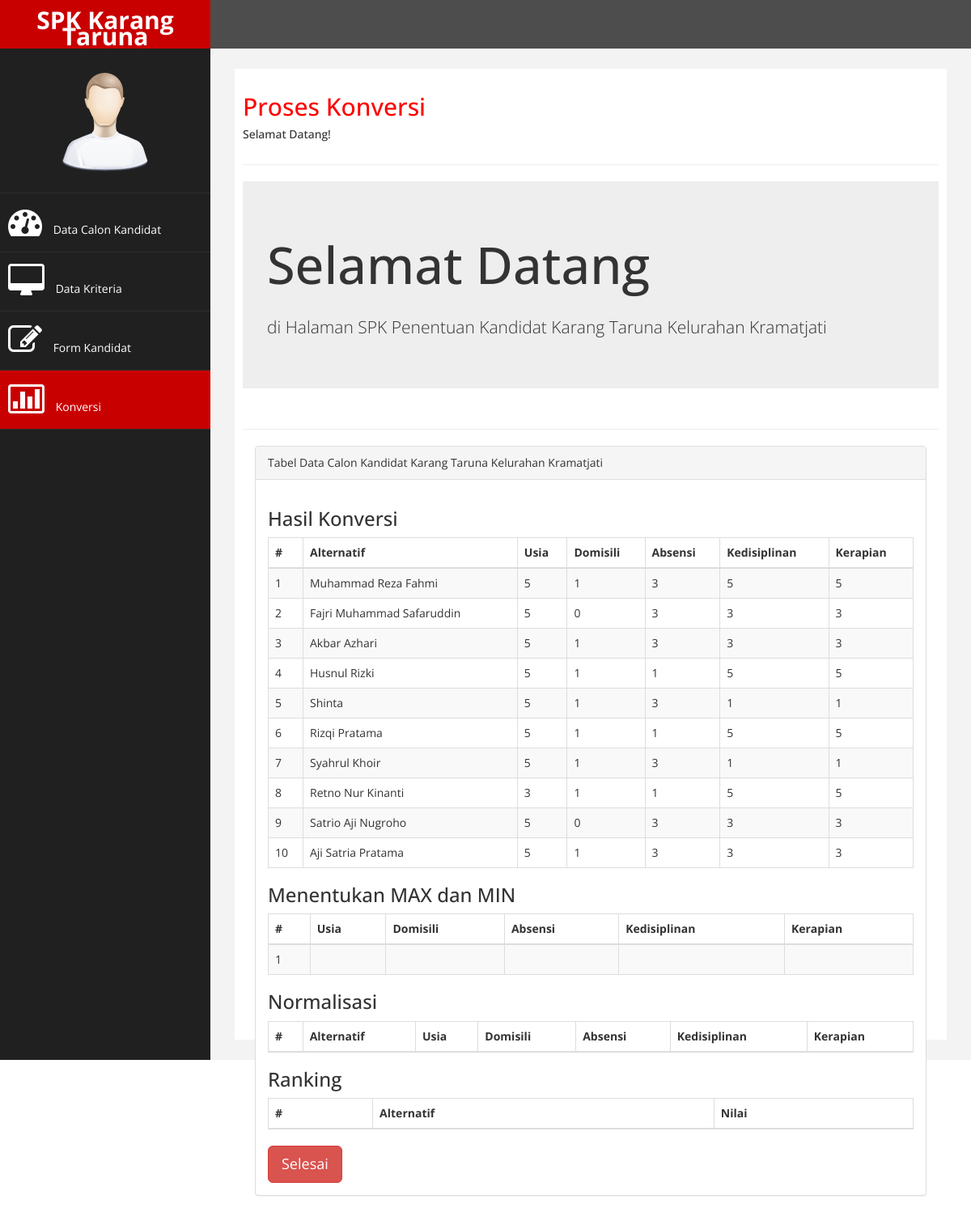
Page /konversi.php on the committed database.
### tables this page shows
CREATE TABLE `kandidat` (
  `id_kandidat` varchar(5) NOT NULL,
  `nama_kandidat` varchar(30) NOT NULL,
  `domisili` varchar(50) NOT NULL,
  `tinggal` varchar(50) NOT NULL,
  `jenis_kelamin` varchar(15) NOT NULL,
  `absensi` int(5) NOT NULL,
  `kedisiplinan` varchar(20) NOT NULL,
  `usia` int(5) NOT NULL,
  `kerapian` varchar(20) NOT NULL
);

### konversi.php (the view, shortened to what this page needs)
<!DOCTYPE html>
<html xmlns="http://www.w3.org/1999/xhtml">
<head>
    <link href="assets/css/bootstrap.css" rel="stylesheet" />
    <link href="assets/css/font-awesome.css" rel="stylesheet" />
    <link href="assets/js/morris/morris-0.4.3.min.css" rel="stylesheet" />
    <link href="assets/css/custom.css" rel="stylesheet" />
</head>
<body>
    <div id="wrapper">
        <nav class="navbar navbar-default navbar-cls-top " role="navigation" style="margin-bottom: 0">
            <div class="navbar-header">
                <a class="navbar-brand" href="index.html">SPK Karang Taruna</a>
            </div>
        </nav>
                <nav class="navbar-default navbar-side" role="navigation">
            <div class="sidebar-collapse">
                <ul class="nav" id="main-menu">
                <li class="text-center">
                    <img src="assets/img/find_user.png" class="user-image img-responsive"/>
                    </li>
                    <li>
                        <a  href="index.php"><i class="fa fa-dashboard fa-3x"></i> Data Calon Kandidat</a>
                    </li>
                     <li>
                        <a  href="ui.php"><i class="fa fa-desktop fa-3x"></i> Data Kriteria</a>
                    </li>
                    <li  >
                        <a  href="form.php"><i class="fa fa-edit fa-3x"></i> Form Kandidat </a>
                    </li>
                           <li  >
                        <a class="active-menu"  href="konversi.php"><i class="fa fa-bar-chart-o fa-3x"></i> Konversi</a>
                    </li>
                </ul>
            </div>
        </nav>
        <div id="page-wrapper" >
            <div id="page-inner">
                <div class="row">
                    <div class="col-md-12">
                     <h2>Proses Konversi</h2>
                        <h5>Selamat Datang!</h5>
                    </div>
                </div>
                  <hr />
                <div class="row">
                <div class="col-md-12">
                    <div class="jumbotron">
                        <h1>Selamat Datang</h1>
                        <p>di Halaman SPK Penentuan Kandidat Karang Taruna Kelurahan Kramatjati</p>
                    </div>
                </div>
            </div>
                <hr />
                    <div class="col-md-12 col-sm-12 col-xs-12">
                    <div class="panel panel-default">
                        <div class="panel-heading">
                           Tabel Data Calon Kandidat Karang Taruna Kelurahan Kramatjati
                        </div>
                        <div class="panel-body">
                            <div class="table-responsive">
                                        <h3> Hasil Konversi </h3>
                                <table class="table table-striped table-bordered table-hover">
                                    <thead>
                                        <tr>
                                            <th>#</th>
                                            <th>Alternatif</th>
                                            <th>Usia</th>
                                            <th>Domisili</th>
                                            <th>Absensi</th>
                                            <th>Kedisiplinan</th>
                                            <th>Kerapian</th>
                                        </tr>
                                    </thead>
                                    <tbody>
                                    <?php
                                    include 'koneksi.php';
                                    $no = 1;
                                    $data = mysqli_query($koneksi,"SELECT * FROM kandidat ");
                                    while($d = mysqli_fetch_array($data)){
                                    if ($d['domisili'] != $d['tinggal'])
                                    {
                                        $domisiliKonversi = 0;
                                    }
                                    elseif($d['domisili'] == $d['tinggal'])
                                    {
                                        $domisiliKonversi = 1;
                                    }
                                    if ($d['absensi'] <= 5)
                                    {
                                        $absensiKonversi = 1;
                                    }
                                    elseif($d['absensi'] > 5 && $d['absensi'] <= 15)
                                    {
                                        $absensiKonversi = 3;
                                    }
                                    elseif($d['absensi'] > 15)
                                    {
                                        $absensiKonversi = 5;
                                    }
                                    if ($d['kedisiplinan'] == "Sangat Disiplin")
                                    {
                                        $kedisiplinanKonversi = 5;
                                    }
                                    elseif($d['kedisiplinan'] == "Cukup Disiplin")
                                    {
                                        $kedisiplinanKonversi = 3;
                                    }
                                    elseif($d['kedisiplinan'] == "Kurang Disiplin")
                                    {
                                        $kedisiplinanKonversi = 1;
                                    }
                                    if ($d['usia'] <= 20)
                                    {
                                        $usiaKonversi = 3;
                                    }
                                    elseif($d['usia'] > 20 && $d['usia'] <= 30)
                                    {
                                        $usiaKonversi = 5;
                                    }
                                    elseif($d['usia'] > 30)
                                    {
                                        $usiaKonversi = 1;
                                    }
                                    if ($d['kerapian'] == "Sangat Rapi")
                                    {
                                        $kerapianKonversi = 5;
                                    }
                                    elseif($d['kerapian'] == "Cukup Rapi")
                                    {
                                        $kerapianKonversi = 3;
                                    }
                                    elseif($d['kerapian'] == "Kurang Rapi")
                                    {
                                        $kerapianKonversi = 1;
                                    }
                                        ?>
                                        <tr>
                                            <td><?php echo $no++; ?></td>
                                            <td><?php echo $d['nama_kandidat']; ?></td>
                                            <td><?php echo $usiaKonversi; ?></td>
                                            <td><?php echo $domisiliKonversi; ?></td>
                                            <td><?php echo $absensiKonversi; ?></td>
                                            <td><?php echo $kedisiplinanKonversi; ?></td>
                                            <td><?php echo $kerapianKonversi; ?></td>
                                        </tr>
            <?php
            }
        ?>
                                    </tbody>
                                </table>
                            </div>
                             <h3> Menentukan MAX dan MIN </h3>
                                <table class="table table-striped table-bordered table-hover">
                                    <thead>
                                        <tr>
                                            <th>#</th>
                                            <th>Usia</th>
                                            <th>Domisili</th>
                                            <th>Absensi</th>
                                            <th>Kedisiplinan</th>
                                            <th>Kerapian</th>
                                        </tr>
                                    </thead>
                                    <tbody>
                                    <?php
                                    include 'koneksi.php';
                                    $no = 1;
                                    $data = mysqli_query($koneksi,"SELECT MAX(con_usia) as Usia, MAX(con_wilayah) as Wilayah, MIN(con_absensi) as Absensi, MAX(con_kedisiplinan) as Kedisiplinan, MAX(con_kerapian) as Kerapian FROM konversi");
                                    while($d = mysqli_fetch_array($data)){
                                       ?>
                                        <tr>
                                            <td><?php echo $no++; ?></td>
                                            <td><?php echo $d['Usia']; ?></td>
                                            <td><?php echo $d['Wilayah']; ?></td>
                                            <td><?php echo $d['Absensi']; ?></td>
                                            <td><?php echo $d['Kedisiplinan']; ?></td>
                                            <td><?php echo $d['Kerapian']; ?></td>
                                        </tr>
            <?php
            }
        ?>
                        </tbody>
                        </table>
                        <h3> Normalisasi </h3>
                                <table class="table table-striped table-bordered table-hover">
                                    <thead>
                                        <tr>
                                            <th>#</th>
                                            <th>Alternatif</th>
                                            <th>Usia</th>
                                            <th>Domisili</th>
                                            <th>Absensi</th>
                                            <th>Kedisiplinan</th>
                                            <th>Kerapian</th>
                                        </tr>
                                    </thead>
                                </table>
                                <h3> Ranking </h3>
                                <table class="table table-striped table-bordered table-hover">
                                    <thead>
                                        <tr>
                                            <th>#</th>
                                            <th>Alternatif</th>
                                            <th>Nilai</th>
                                        </tr>
                                    </thead>
                                </table>
                                <a href="reset.php" class="btn btn-danger btn-lg">Selesai</a>
                        </div>
                    </div>
                    </div>
                </div>
                    </div>
                </div>
</body>
</html>

### assets/css/custom.css (style rules this page uses)
body { font-family: 'Open Sans', sans-serif; }
#wrapper { width: 100%; background:#202020; }
#page-wrapper { padding: 15px 15px; min-height: 600px; background:#F3F3F3; }
#page-inner { width:100%; margin:10px 20px 10px 0px; background-color:#fff!important; padding:10px; min-height:1200px; }
.text-center { text-align:center; }
h2 { color: #f00; }
p { font-size:16px; line-height:25px; padding-top:20px; }
.user-image { margin: 25px auto; -webkit-border-radius: 10px; -moz-border-radius: 10px; border-radius: 10px; max-height:170px; max-width:170px; }
.navbar-cls-top .navbar-brand { color: #fff; background: #C90000; width: 260px; text-align: center; height: 60px; font-size: 30px; font-weight: 700; }
.active-menu { background-color:#C90000!important; }
.sidebar-collapse , .sidebar-collapse .nav { background:none; }
.sidebar-collapse .nav { padding:0; }
.sidebar-collapse .nav > li > a { color:#fff; background:#202020; text-shadow:none; }
.sidebar-collapse > .nav > li > a { padding:15px 10px; }
.sidebar-collapse > .nav > li { border-bottom: 1px solid rgba(107, 108, 109, 0.19); }
.navbar-side { border:none; background-color: #202020; }
.navbar-cls-top { background:#4D4D4D; border-bottom:none; }
.navbar-default { border:0px solid black; }
.navbar-header { background: #A70303; }
.nav > li > a > i { margin-right:10px; }
@media (min-width:768px) { #page-wrapper { margin: 0 0 0 260px; padding: 15px 30px; min-height: 1200px; } }
@media (min-width:768px) { .navbar-side { z-index: 1; position: absolute; width: 260px; } }
@media (min-width:768px) { .navbar { border-radius: 0px; } }

### rows in the picture
kandidat: nama_kandidat "Muhammad Reza Fahmi", usia "5", domisiliKonversi "1", absensi "3", kedisiplinan "5", kerapian "5"
kandidat: nama_kandidat "Fajri Muhammad Safaruddin", usia "5", domisiliKonversi "0", absensi "3", kedisiplinan "3", kerapian "3"
kandidat: nama_kandidat "Akbar Azhari", usia "5", domisiliKonversi "1", absensi "3", kedisiplinan "3", kerapian "3"
kandidat: nama_kandidat "Husnul Rizki", usia "5", domisiliKonversi "1", absensi "1", kedisiplinan "5", kerapian "5"
kandidat: nama_kandidat "Shinta", usia "5", domisiliKonversi "1", absensi "3", kedisiplinan "1", kerapian "1"
kandidat: nama_kandidat "Rizqi Pratama", usia "5", domisiliKonversi "1", absensi "1", kedisiplinan "5", kerapian "5"
kandidat: nama_kandidat "Syahrul Khoir", usia "5", domisiliKonversi "1", absensi "3", kedisiplinan "1", kerapian "1"
kandidat: nama_kandidat "Retno Nur Kinanti", usia "3", domisiliKonversi "1", absensi "1", kedisiplinan "5", kerapian "5"
kandidat: nama_kandidat "Satrio Aji Nugroho", usia "5", domisiliKonversi "0", absensi "3", kedisiplinan "3", kerapian "3"
kandidat: nama_kandidat "Aji Satria Pratama", usia "5", domisiliKonversi "1", absensi "3", kedisiplinan "3", kerapian "3"
